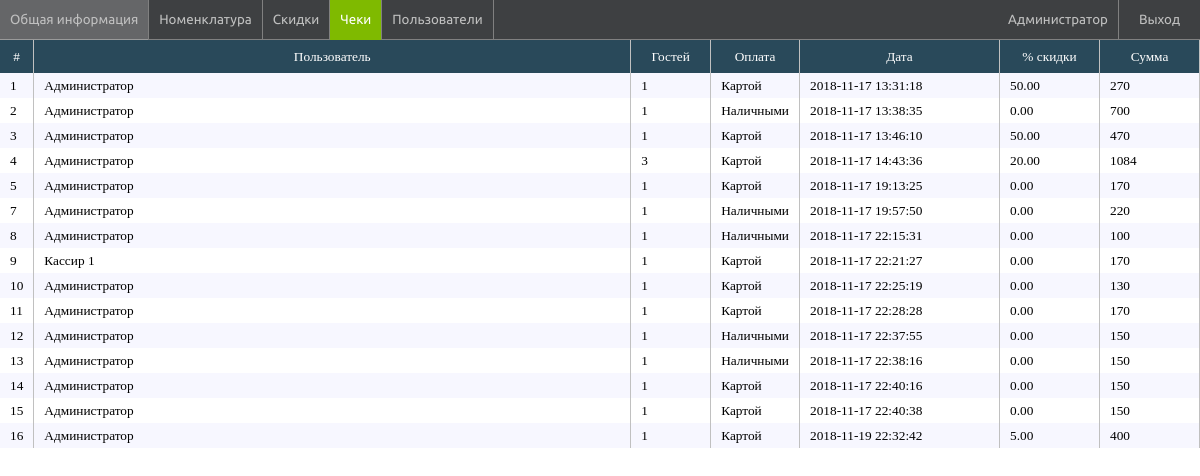
Page /admin/orders (signed in) on the committed database.
### tables this page shows
CREATE TABLE `orders` (
  `o_id` int(11) NOT NULL,
  `o_date` datetime NOT NULL DEFAULT '1000-01-01 00:00:00',
  `o_discount` float(6,2) NOT NULL DEFAULT '0.00',
  `o_user` int(11) NOT NULL DEFAULT '0',
  `o_cancelled` int(2) NOT NULL DEFAULT '0',
  `o_card` int(1) UNSIGNED NOT NULL DEFAULT '0',
  `o_table` int(11) UNSIGNED NOT NULL
);

CREATE TABLE `users` (
  `u_id` int(11) NOT NULL,
  `u_name` text NOT NULL,
  `u_pass` text NOT NULL,
  `u_rights` int(11) NOT NULL DEFAULT '0',
  `u_state` int(1) NOT NULL DEFAULT '0'
);

### app/components/Router.php (called while the page is built)
<?php
class Router {
    public function Run(){
        $uri = trim($_SERVER['REQUEST_URI'],'/');
        $routes = require_once ROOT . '/app/config/routes.php';
        $View = View::getInstance();
        $View->header = ROOT . '/app/views/layouts/header.php';
        $View->footer = ROOT . '/app/views/layouts/footer.php';
        foreach ($routes as $pattern => $route){
            $result = false;
            if(preg_match("~$pattern~", $uri)){
                $internalRoute    = explode('/',preg_replace("~$pattern~", $route, $uri));
                $controllerClass  = array_shift($internalRoute) . 'Controller';
                $action           = 'action' . array_shift($internalRoute);
                $controllerObject = new $controllerClass();
                if(method_exists($controllerObject, $action)){
                    $result = call_user_func_array([$controllerObject,$action], $internalRoute);
                }
            }
            if($result){
                $View->render();
                return true;
            }
        }
        throw new Exception("Path searching error");
    }
}

### index.php (called while the page is built, shortened)
<?php
    $router = new Router();
    try{
        $router->Run();
    } catch (ArrayException $e){
        print_r($e->getArray());
    } catch (Exception $e){
        echo $e->getMessage();
    }

### app/models/OrderModel.php (called while the page is built, shortened)
<?php
class OrderModel extends Model{
    public static function getList(){
        $DB = DB::getInstance()->getConnection();
        $sql = "SELECT o_id,o_date,o_discount,o_card,o_table,u_name,count(distinct(ogc_g_id)) as guests,sum(ogc_summa) as summa FROM orders LEFT JOIN order_guests on og_o_id = o_id LEFT JOIN order_guest_content on ogc_g_id = og_id LEFT JOIN users on u_id = o_user GROUP BY o_id ORDER BY o_date";
        $qrslt = $DB->prepare($sql);
        $qrslt->setFetchMode(PDO::FETCH_ASSOC);
        $qrslt->execute();
        $result = [];
        if($qrslt->rowCount() > 0){
            while($row = $qrslt->fetch()){
                $result []= $row;
            }
            return $result;
        }
        throw new Exception("Заказы не найдены");
    }
}

### app/controllers/AdminOrdersController.php (called while the page is built, shortened)
<?php
class AdminOrdersController extends Controller{
    public function actionIndex(): bool {
        $list = OrderModel::getList();
        return true;
    }
}

### app/views/admin/orders/index.php (the view, shortened to what this page needs)
<top-panel>
    <ul>
        <a href="/admin"><li>Общая информация</li></a>
        <a href="/admin/nomenclature"><li>Номенклатура</li></a>
        <a href="/admin/discounts"><li>Скидки</li></a>
        <a href="/admin/orders" class="active"><li>Чеки</li></a>
        <a href="/admin/users"><li>Пользователи</li></a>
    </ul>
    <a href="/logout" class="exit">Выход</a>
    <span class="user-name"><?php echo $userName;?></span>
</top-panel>
<page-content-wrapper>
    <data-grid-wrapper>
        <data-grid>
            <table cellpadding="0" cellspacing="0">
                <thead>
                    <tr>
                        <th width="20">#</th>
                        <th>Пользователь</th>
                        <th width="80">Гостей</th>
                        <th width="80">Оплата</th>
                        <th width="200">Дата</th>
                        <th width="100">% скидки</th>
                        <th width="100">Сумма</th>
                    </tr>
                </thead>
                <tbody id="grid-rows" table="orders">
                    <?php if(count($ordersList) > 0):?>
                        <?php foreach($ordersList as $orderItem):?>
                            <tr class="grid-row" row-id="<?php echo $orderItem['o_id'];?>">
                                <td><?php echo $orderItem['o_id'];?></td>
                                <td><?php echo $orderItem['u_name'];?></td>
                                <td><?php echo $orderItem['guests'];?></td>
                                <td><?php echo ['Наличными','Картой'][$orderItem['o_card']];?></td>
                                <td><?php echo $orderItem['o_date'];?></td>
                                <td><?php echo $orderItem['o_discount'];?></td>
                                <td><?php echo $orderItem['summa'];?></td>
                            </tr>
                        <?php endforeach;?>
                    <?php endif;?>
                </tbody>
            </table>
        </data-grid>
    </data-grid-wrapper>
</page-content-wrapper>

### css/main.css (style rules this page uses)
* { box-sizing:border-box;outline: none; }
html,body { height:100%; }
body { margin:0px;padding:0px;font-family: "Ubuntu", sans-serif;background-color:#f4f4f4; }
ul { list-style:none;margin:0px;padding:0px; }
li { float:left; }
a { text-decoration:none; }
top-panel,widgets-panel,filter-panel,data-grid,widget-title,widget-content { display:block; }
top-panel { width:100%;height:40px;float:left;background-color:rgb(62,64,66);font-size: 10pt;border-bottom:solid 1px rgb(128,128,128); }
btn-new-order,btn-new-guest,top-panel ul li,.btn-admin-panel { display:inline-block;line-height:40px;padding:0px 10px;border-right:solid 1px rgb(128,128,128);cursor:pointer;color:rgb(192,192,192); }
top-panel a.exit { display:inline-block;line-height:40px;padding:0px 20px;border-left:solid 1px rgb(128,128,128);cursor:pointer;color:rgb(192,192,192);float:right; }
btn-pay-cash,nomenclature-types > span.active,top-panel ul a.active li { background-color:#7fba00;color:#fff; }
data-grid-wrapper { display:block;height:100%;margin-top: -33px;padding-top: 33px; }
data-grid { background-color: #fff;min-height:100%; }
data-grid table { width:100%;font-size:10pt;font-family:"MS Sans Serif"; }
data-grid table td { line-height:25px; }
data-grid td,data-grid th { border-right:solid 1px #c0c0c0; }
data-grid tbody tr:nth-child(odd) { background-color:#F7F7FF; }
data-grid tbody td { padding:0px 10px; }
data-grid thead { background-color: #29495A;line-height:33px;color:#fff; }
data-grid th { font-weight:normal; }
.grid-row { cursor:pointer; }
page-content-wrapper { display:block;width:100%;height:100%;padding-top:40px; }
.user-name { line-height: 40px;float:right;color:#c0c0c0;padding-right:10px; }

### css/kassa.css (style rules this page uses)
* { user-select:none; }

### rows in the picture
orders: o_id "1", o_user.u_name "Администратор", guests "1", o_card "Картой", o_date "2018-11-17 13:31:18", o_discount "50.00", summa "270"
orders: o_id "2", o_user.u_name "Администратор", guests "1", o_card "Наличными", o_date "2018-11-17 13:38:35", o_discount "0.00", summa "700"
orders: o_id "3", o_user.u_name "Администратор", guests "1", o_card "Картой", o_date "2018-11-17 13:46:10", o_discount "50.00", summa "470"
orders: o_id "4", o_user.u_name "Администратор", guests "3", o_card "Картой", o_date "2018-11-17 14:43:36", o_discount "20.00", summa "1084"
orders: o_id "5", o_user.u_name "Администратор", guests "1", o_card "Картой", o_date "2018-11-17 19:13:25", o_discount "0.00", summa "170"
orders: o_id "7", o_user.u_name "Администратор", guests "1", o_card "Наличными", o_date "2018-11-17 19:57:50", o_discount "0.00", summa "220"
orders: o_id "8", o_user.u_name "Администратор", guests "1", o_card "Наличными", o_date "2018-11-17 22:15:31", o_discount "0.00", summa "100"
orders: o_id "9", o_user.u_name "Кассир 1", guests "1", o_card "Картой", o_date "2018-11-17 22:21:27", o_discount "0.00", summa "170"
orders: o_id "10", o_user.u_name "Администратор", guests "1", o_card "Картой", o_date "2018-11-17 22:25:19", o_discount "0.00", summa "130"
orders: o_id "11", o_user.u_name "Администратор", guests "1", o_card "Картой", o_date "2018-11-17 22:28:28", o_discount "0.00", summa "170"
orders: o_id "12", o_user.u_name "Администратор", guests "1", o_card "Наличными", o_date "2018-11-17 22:37:55", o_discount "0.00", summa "150"
orders: o_id "13", o_user.u_name "Администратор", guests "1", o_card "Наличными", o_date "2018-11-17 22:38:16", o_discount "0.00", summa "150"
orders: o_id "14", o_user.u_name "Администратор", guests "1", o_card "Картой", o_date "2018-11-17 22:40:16", o_discount "0.00", summa "150"
orders: o_id "15", o_user.u_name "Администратор", guests "1", o_card "Картой", o_date "2018-11-17 22:40:38", o_discount "0.00", summa "150"
orders: o_id "16", o_user.u_name "Администратор", guests "1", o_card "Картой", o_date "2018-11-19 22:32:42", o_discount "5.00", summa "400"

### other values in the picture
$userName "Администратор"
